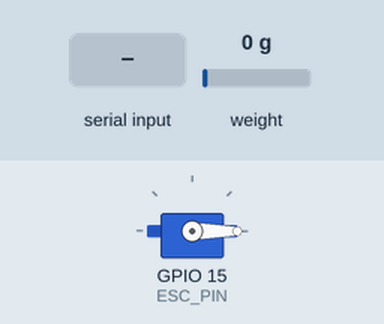
Recording of a program running on a simulated ESP32. Shown: servo. The inputs (shaded band) are chosen by the test bench; at power-on: weight on the scale 0 g. Nothing arrives over Bluetooth unless stated; what the program prints to the serial monitor is not drawn.

Above: at 5.2 s.
5.3 s: "90,45\n" received over Serial
At 6.7 s:
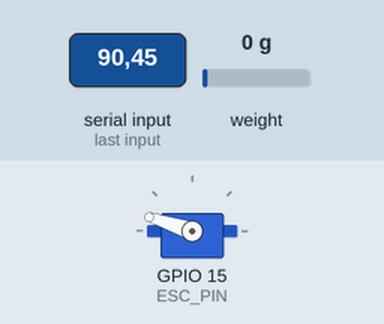
7.5 s: "30,150\n" received over the second serial link
At 9.2 s:
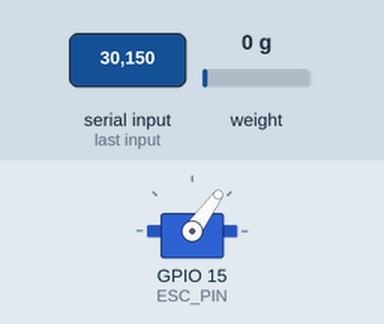
9.5 s: "90,45\n" received over the second serial link
At 11.0 s:
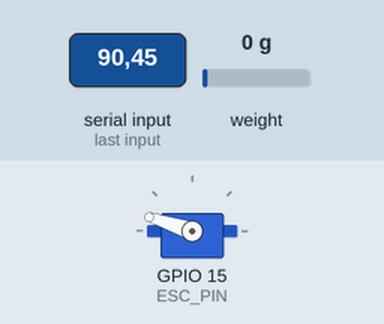
11.5 s: "0\n" received over the second serial link
At 12.6 s:
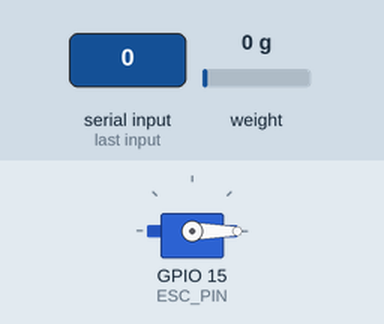
13.5 s: "5\n" received over Serial
At 15.4 s:
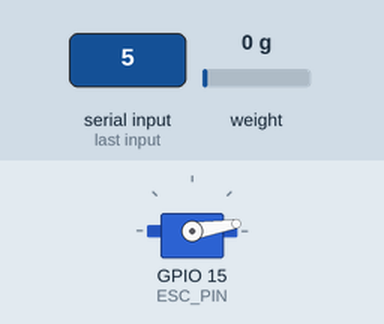
Timing chart, 0 to 16.5 s (numbered marks = the images above; inputs shaded):
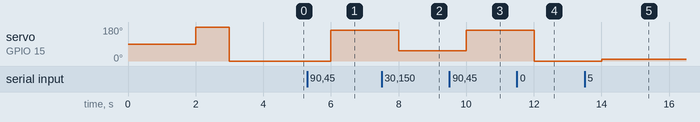

The program:

main.cpp
```cpp
#include <Arduino.h>
#include <ESP32Servo.h>
#include <ArduinoJson.h>
#include <BluetoothSerial.h>
#include "HX711.h"

const int LOADCELL_DOUT_PIN = 16;
const int LOADCELL_SCK_PIN = 4;
const int ESC_PIN = 15;

float calibration_factor = 0;
HX711 loadcell;
Servo esc;
BluetoothSerial SerialBT;
const String tare = "tare";
const String calibrarBalanca = "calibrarBalanca";
String throttleInput;
int throttleValue = 0;
void setup()
{
    loadcell.begin(LOADCELL_DOUT_PIN, LOADCELL_SCK_PIN);
    loadcell.set_scale();
    loadcell.tare();

    SerialBT.begin("BANCADA-EDRA");
    Serial.begin(115200);
    delay(1000);
    esc.attach(ESC_PIN, 1000, 2000);
    Serial.print("Calibrando ESC...");
    esc.writeMicroseconds(2000);
    delay(1000);
    esc.writeMicroseconds(1000);
    delay(1000);
    Serial.print("ESC calibrado com sucesso!");
}

String readSerialInput()
{
    if (Serial.available())
    {
        return Serial.readStringUntil('\n');
    }
    else if (SerialBT.available())
    {
        return SerialBT.readStringUntil('\n');
    }

    return "";
}

String waitForSerialInput()
{
    String input = "";

    static unsigned long timeout = 0;
    const unsigned long inputTimeout = 1000; // Adjust timeout duration as needed

    // Check for available data on Serial
    if (Serial.available())
    {
        input = Serial.readStringUntil('\n');
        timeout = millis() + inputTimeout;
    }

    // Check for available data on SerialBT
    if (SerialBT.available())
    {
        input = SerialBT.readStringUntil('\n');
        timeout = millis() + inputTimeout;
    }

    // Check if the timeout period has elapsed
    if (timeout > 0 && millis() > timeout)
    {
        timeout = 0; // Reset the timeout value
    }

    return input;
}

void middleware()
{
    if (throttleInput == tare)
    {
        Serial.println("Tarando a balanca...");
        loadcell.set_scale();
        loadcell.tare();
        Serial.println("Balanca tarada com sucesso.");
        throttleInput = "";
    }
    if (throttleInput == calibrarBalanca)
    {
        Serial.println("Insira o fator de calibracao: ");
        String input = waitForSerialInput();
        while (input.length() == 0)
        {
            input = waitForSerialInput();
        }
        calibration_factor = input.toFloat();
        Serial.println("Fator de calibracao atualizado para: ");
        Serial.println(calibration_factor);
        throttleInput = "";
    }
}

void printInfos()
{

    StaticJsonDocument<128> jsonDocument;

    float weight = loadcell.get_units(5);

    jsonDocument["PWM"] = throttleValue;
    jsonDocument["weight"] = weight;

    String jsonString;
    serializeJson(jsonDocument, jsonString);

    Serial.println(jsonString);
}

void loop()
{
    loadcell.set_scale(calibration_factor);

    printInfos();
    middleware();

    int throttlePercentage = throttleInput.toInt();
    throttlePercentage = constrain(throttlePercentage, 0, 100);

    throttleValue = map(throttlePercentage, 0, 100, 1000, 2000);

    esc.writeMicroseconds(throttleValue);

    String input = readSerialInput();

    if (input != "")
    {
        throttleInput = input;
    }
}
```

Measured:
- after the input at 5.3 s, servo on GPIO 15 (ESC_PIN): 0° → 162° after 0.70 s
- after the input at 7.5 s, servo on GPIO 15 (ESC_PIN): 162° → 54° after 0.50 s
- after the input at 9.5 s, servo on GPIO 15 (ESC_PIN): 54° → 162° after 0.51 s
- after the input at 11.5 s, servo on GPIO 15 (ESC_PIN): 162° → 0° after 0.51 s
- after the input at 13.5 s, servo on GPIO 15 (ESC_PIN): 0° → 9° after 0.51 s
